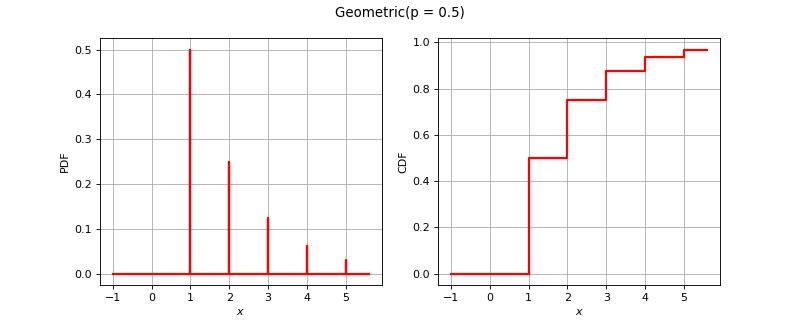

This figure's Python source:
import openturns as ot
from matplotlib import pyplot as plt
from openturns.viewer import View
if ot.Geometric().__class__.__name__ == 'ComposedDistribution':
    correlation = ot.CorrelationMatrix(2)
    correlation[1, 0] = 0.25
    aCopula = ot.NormalCopula(correlation)
    marginals = [ot.Normal(1.0, 2.0), ot.Normal(2.0, 3.0)]
    distribution = ot.ComposedDistribution(marginals, aCopula)
elif ot.Geometric().__class__.__name__ == 'CumulativeDistributionNetwork':
    distribution = ot.CumulativeDistributionNetwork([ot.Normal(2),ot.Dirichlet([0.5, 1.0, 1.5])], ot.BipartiteGraph([[0,1], [0,1]]))
elif ot.Geometric().__class__.__name__ == 'Histogram':
    distribution = ot.Histogram([-1.0, 0.5, 1.0, 2.0], [0.45, 0.4, 0.15])
else:
    distribution = ot.Geometric()
dimension = distribution.getDimension()
if dimension == 1:
    distribution.setDescription(['$x$'])
    pdf_graph = distribution.drawPDF()
    cdf_graph = distribution.drawCDF()
    fig = plt.figure(figsize=(10, 4))
    plt.suptitle(str(distribution))
    pdf_axis = fig.add_subplot(121)
    cdf_axis = fig.add_subplot(122)
    View(pdf_graph, figure=fig, axes=[pdf_axis], add_legend=False)
    View(cdf_graph, figure=fig, axes=[cdf_axis], add_legend=False)
elif dimension == 2:
    distribution.setDescription(['$x_1$', '$x_2$'])
    pdf_graph = distribution.drawPDF()
    fig = plt.figure(figsize=(10, 5))
    plt.suptitle(str(distribution))
    pdf_axis = fig.add_subplot(111)
    View(pdf_graph, figure=fig, axes=[pdf_axis], add_legend=False)
